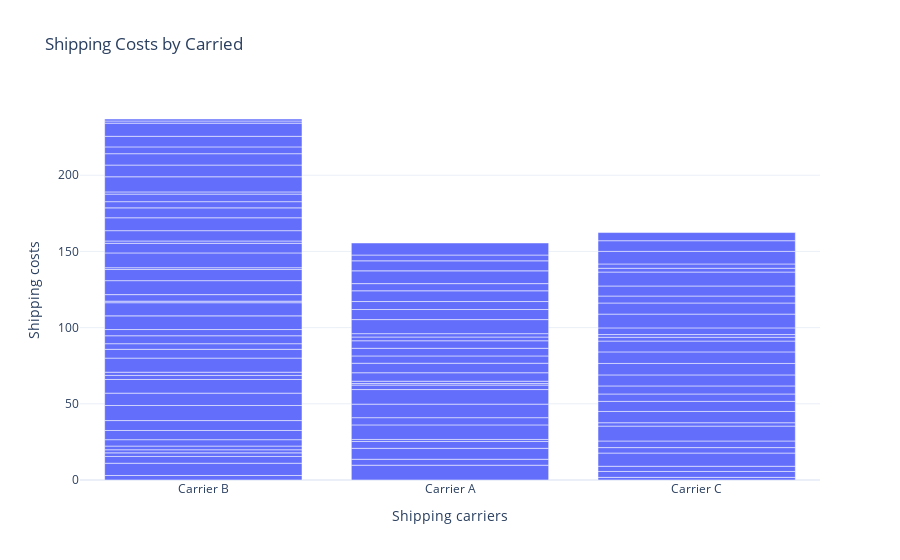

Notebook source saved alongside this figure:
### Code cell
shipping_cost_chart = px.bar(df, x = 'Shipping carriers',
                             y = 'Shipping costs',
                             title = 'Shipping Costs by Carried')
shipping_cost_chart.show()

### Figure 1 — Plotly figure (JSON) as saved in the notebook; plotly's stock layout.template omitted (floating-point values rounded to 4 significant figures)
{"data": [{"hovertemplate": "Shipping carriers=%{x}<br>Shipping costs=%{y}<extra></extra>", "legendgroup": "", "marker": {"color": "#636efa", "pattern": {"shape": ""}}, "name": "", "orientation": "v", "showlegend": false, "textposition": "auto", "type": "bar", "x": ["Carrier B", "Carrier A", "Carrier B", "Carrier C", "Carrier A", "Carrier B", "Carrier C", "Carrier B", "Carrier C", "Carrier A", "Carrier C", "Carrier A", "Carrier A", "Carrier A", "Carrier B", "Carrier B", "Carrier B", "Carrier C", "Carrier C", "Carrier A", "Carrier A", "Carrier B", "Carrier A", "Carrier A", "Carrier C", "Carrier C", "Carrier B", "Carrier C", "Carrier B", "Carrier B", "Carrier B", "Carrier B", "Carrier C", "Carrier C", "Carrier A", "Carrier C", "Carrier B", "Carrier A", "Carrier B", "Carrier A", "Carrier C", "Carrier B", "Carrier C", "Carrier B", "Carrier C", "Carrier B", "Carrier B", "Carrier B", "Carrier C", "Carrier C", "Carrier A", "Carrier A", "Carrier B", "Carrier B", "Carrier B", "Carrier A", "Carrier C", "Carrier B", "Carrier A", "Carrier B", "Carrier C", "Carrier C", "Carrier C", "Carrier A", "Carrier C", "Carrier C", "Carrier A", "Carrier C", "Carrier B", "Carrier B", "Carrier B", "Carrier A", "Carrier A", "Carrier B", "Carrier A", "Carrier C", "Carrier A", "Carrier B", "Carrier B", "Carrier B", "Carrier C", "Carrier B", "Carrier A", "Carrier B", "Carrier A", "Carrier C", "Carrier B", "Carrier A", "Carrier A", "Carrier B", "Carrier B", "Carrier B", "Carrier B", "Carrier C", "Carrier B", "Carrier B", "Carrier C", "Carrier A", "Carrier B", "Carrier B"], "xaxis": "x", "y": [2.957, 9.717, 8.054, 1.73, 3.891, 4.444, 3.881, 2.348, 3.405, 7.167, 8.673, 4.524, 1.325, 9.537, 2.04, 2.422, 4.191, 3.585, 4.339, 4.743, 8.878, 6.038, 9.568, 2.925, 9.741, 2.231, 6.508, 7.407, 9.898, 8.101, 8.955, 2.68, 6.599, 4.858, 1.019, 5.288, 2.108, 1.533, 9.236, 5.563, 7.23, 5.773, 7.526, 3.694, 7.577, 5.215, 4.071, 8.979, 7.096, 2.506, 6.248, 4.783, 8.631, 1.013, 4.305, 5.014, 1.774, 9.161, 4.938, 7.294, 4.381, 9.03, 7.292, 2.458, 4.585, 6.581, 2.216, 9.148, 1.194, 9.705, 6.316, 9.228, 6.6, 1.513, 5.238, 2.474, 7.055, 6.781, 8.467, 6.496, 2.833, 4.066, 4.708, 4.95, 8.382, 8.249, 1.454, 6.576, 3.801, 9.93, 7.674, 7.472, 4.47, 7.006, 6.943, 8.63, 5.353, 7.905, 1.41, 1.311], "yaxis": "y"}], "layout": {"barmode": "relative", "legend": {"tracegroupgap": 0}, "title": {"text": "Shipping Costs by Carried"}, "xaxis": {"anchor": "y", "domain": [0, 1], "title": {"text": "Shipping carriers"}}, "yaxis": {"anchor": "x", "domain": [0, 1], "title": {"text": "Shipping costs"}}}}
